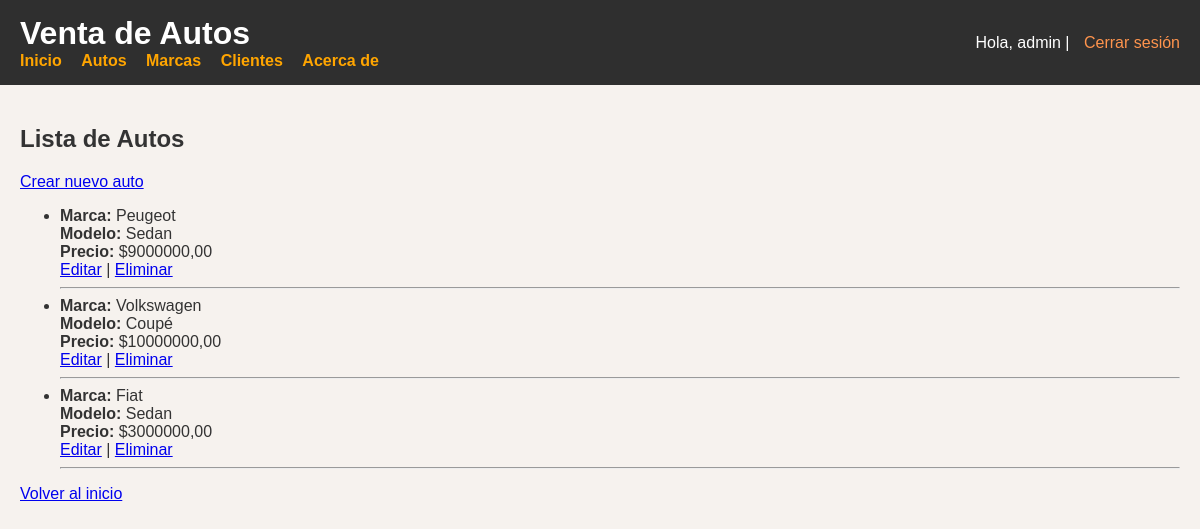
Page /autos/autos/ (signed in) on the committed database.
### autos/models.py (models this page shows, shortened)
class Auto(models.Model):
    marca = models.ForeignKey(Marca, on_delete=models.CASCADE)
    modelo = models.CharField(max_length=100)
    año = models.PositiveIntegerField()
    precio = models.DecimalField(max_digits=10, decimal_places=2)

class Marca(models.Model):
    nombre = models.CharField(max_length=100)

### autos/views.py (the view)
# urls.py: path('autos/', views.lista_autos, name='lista_autos'),
def lista_autos(request):
    autos = Auto.objects.all()
    return render(request, 'autos/lista.html', {'autos': autos})

### autos/templates/autos/lista.html (shortened to what this page needs)
{% extends 'base.html' %}
{% block content %}
    <h2>Lista de Autos</h2>
    <a href="{% url 'crear_auto' %}">Crear nuevo auto</a>
    <ul>
        {% for auto in autos %}
            <li>
                <strong>Marca:</strong> {{ auto.marca.nombre }} <br>
                <strong>Modelo:</strong> {{ auto.modelo }} <br>
                <strong>Precio:</strong> ${{ auto.precio }} <br>
                <a href="{% url 'editar_auto' auto.id %}">Editar</a> |
                <a href="{% url 'eliminar_auto' auto.id %}">Eliminar</a>
            </li>
            <hr>
        {% endfor %}
    </ul>
    <a href="{% url 'home' %}">Volver al inicio</a>
{% endblock %}

### autos/templates/base.html (shortened to what this page needs)
<!DOCTYPE html>
<html lang="es">
<head>
    {% load static %}
</head>
<body>
    <header>
        <div>
            <h1 style="margin: 0;">Venta de Autos</h1>
            <nav>
                <a href="{% url 'home' %}">Inicio</a>
                <a href="{% url 'lista_autos' %}">Autos</a>
                <a href="{% url 'lista_marcas' %}">Marcas</a>
                <a href="{% url 'lista_clientes' %}">Clientes</a>
                <a href="{% url 'about' %}">Acerca de</a>
            </nav>
        </div>
        <div class="user-info">
            {% if user.is_authenticated %}
                Hola, {{ user.username }} |
                <a href="{% url 'logout' %}">Cerrar sesión</a>
            {% else %}
                <a href="{% url 'login' %}">Iniciar sesión</a>
            {% endif %}
        </div>
    </header>
    <main>
        {% block content %}{% endblock %}
    </main>
</body>
</html>

### autos/templates/base.html (style rules this page uses)
body { font-family: Arial, sans-serif; background-color: #f6f2ee; color: #333; margin: 0; padding: 0; }
header { background-color: #2f2f2f; color: white; padding: 15px 20px; display: flex; justify-content: space-between; align-items: center; }
nav a { color: orange; margin-right: 15px; text-decoration: none; font-weight: bold; }
.user-info { text-align: right; }
.user-info a { color: #ff944d; text-decoration: none; margin-left: 10px; }
main { padding: 20px; }

### rows in the picture
Auto: marca.nombre "Peugeot", modelo "Sedan", precio "9000000,00"
Auto: marca.nombre "Volkswagen", modelo "Coupé", precio "10000000,00"
Auto: marca.nombre "Fiat", modelo "Sedan", precio "3000000,00"

### other values in the picture
{{ user.username }} "admin"
